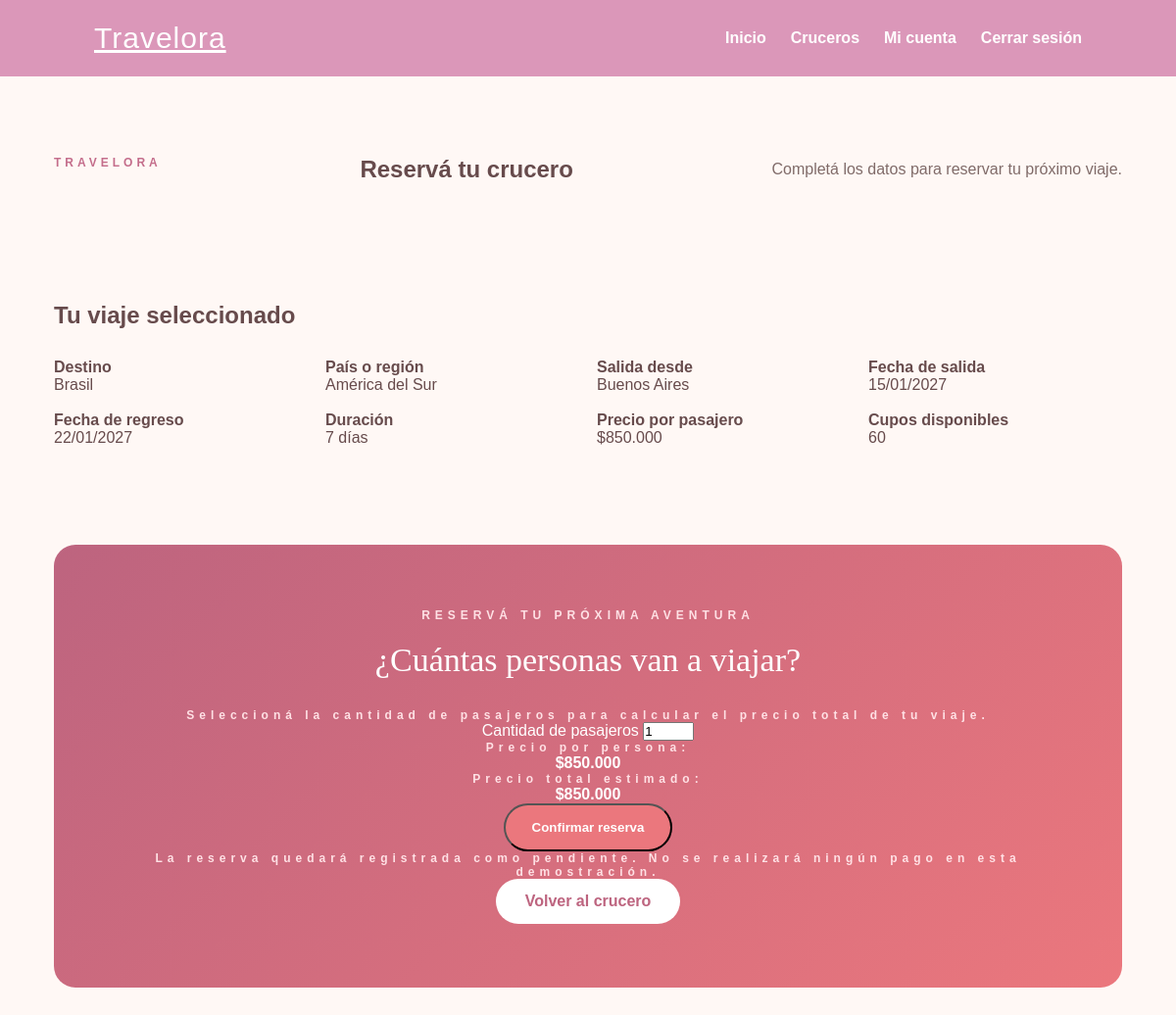
Screenshot of /Travelora/reservar.php?id=2 (signed in) with the database file from the repository.
### tables this page shows
CREATE TABLE `cruceros` (
  `id` int(11) NOT NULL,
  `destino` varchar(100) NOT NULL,
  `pais` varchar(100) NOT NULL,
  `fecha_salida` date NOT NULL,
  `fecha_regreso` date NOT NULL,
  `duracion` int(11) NOT NULL,
  `precio` decimal(10,2) NOT NULL,
  `descripcion` text DEFAULT NULL,
  `cupos` int(11) NOT NULL DEFAULT 50
);

### Travelora/reservar.php (the view, shortened to what this page needs)
<?php
require_once "conexion.php";
$idCrucero = $_SERVER["REQUEST_METHOD"] === "POST"
    ? filter_input(INPUT_POST, "crucero_id", FILTER_VALIDATE_INT)
    : filter_input(INPUT_GET, "id", FILTER_VALIDATE_INT);
$consulta = $conexion->prepare(
    "SELECT * FROM cruceros WHERE id = :id"
);
$consulta->execute([
    ":id" => $idCrucero
]);
$crucero = $consulta->fetch(PDO::FETCH_ASSOC);
$salida = date("d/m/Y", strtotime($crucero["fecha_salida"]));
$regreso = date("d/m/Y", strtotime($crucero["fecha_regreso"]));
?>
<!DOCTYPE html>
<html lang="es">
<head>
    <link rel="stylesheet" href="style.css?v=15">
</head>
<body class="info-destino-page">
    <nav class="navbar">
        <a href="index.php" class="logo">Travelora</a>
        <div class="menu">
            <a href="index.php">Inicio</a>
            <a href="destinos.php">Cruceros</a>
            <a href="panel.php">Mi cuenta</a>
            <a href="cerrar_sesion.php">Cerrar sesión</a>
        </div>
    </nav>
    <main class="info-contenedor">
        <section class="info-presentacion">
            <span class="info-etiqueta">TRAVELORA</span>
            <h1>Reservá tu crucero</h1>
            <p class="info-descripcion">
                Completá los datos para reservar tu próximo viaje.
            </p>
        </section>
        <section class="info-datos">
            <h2 class="info-titulo-seccion">
                Tu viaje seleccionado
            </h2>
            <div class="info-datos-grid">
                <div>
                    <strong>Destino</strong>
                    <p><?php echo htmlspecialchars($crucero["destino"]); ?></p>
                </div>
                <div>
                    <strong>País o región</strong>
                    <p><?php echo htmlspecialchars($crucero["pais"]); ?></p>
                </div>
                <div>
                    <strong>Salida desde</strong>
                    <p>Buenos Aires</p>
                </div>
                <div>
                    <strong>Fecha de salida</strong>
                    <p><?php echo $salida; ?></p>
                </div>
                <div>
                    <strong>Fecha de regreso</strong>
                    <p><?php echo $regreso; ?></p>
                </div>
                <div>
                    <strong>Duración</strong>
                    <p><?php echo $crucero["duracion"]; ?> días</p>
                </div>
                <div>
                    <strong>Precio por pasajero</strong>
                    <p>$<?php echo number_format($crucero["precio"], 0, ",", "."); ?></p>
                </div>
                <div>
                    <strong>Cupos disponibles</strong>
                    <p><?php echo $crucero["cupos"]; ?></p>
                </div>
            </div>
        </section>
<section class="info-final">
    <p>RESERVÁ TU PRÓXIMA AVENTURA</p>
    <h2>¿Cuántas personas van a viajar?</h2>
    <p>
        Seleccioná la cantidad de pasajeros para calcular
        el precio total de tu viaje.
    </p>
    <form action="reservar.php" method="POST">
        <label for="pasajeros">
            Cantidad de pasajeros
        </label>
        <input
            type="number"
            id="pasajeros"
            name="pasajeros"
            min="1"
            max="<?php echo $crucero["cupos"]; ?>"
            value="1"
            required
            oninput="calcularTotal()"
        >
        <div>
            <p>Precio por persona:</p>
            <strong>
                $<?php echo number_format($crucero["precio"], 0, ",", "."); ?>
            </strong>
        </div>
        <div>
            <p>Precio total estimado:</p>
            <strong id="precio-total">
                $<?php echo number_format($crucero["precio"], 0, ",", "."); ?>
            </strong>
        </div>
        <button type="submit" class="boton-principal">
            Confirmar reserva
        </button>
    </form>
    <p>
        La reserva quedará registrada como pendiente.
        No se realizará ningún pago en esta demostración.
    </p>
    <a href="info_destino.php?id=<?php echo $crucero["id"]; ?>">
        Volver al crucero
    </a>
</section>

### Travelora/style.css (style rules this page uses)
* { margin: 0; padding: 0; box-sizing: border-box; }
html { scroll-behavior: smooth; }
body { font-family: Arial, sans-serif; background-color: #fff8f5; color: #674b4c; }
.navbar { display: flex; justify-content: space-between; align-items: center; padding: 22px 8%; background-color: #db97b9; }
.logo { font-size: 30px; color: #ffffff; letter-spacing: 1px; }
.menu { display: flex; align-items: center; gap: 25px; }
.menu a { text-decoration: none; color: #ffffff; font-weight: bold; transition: 0.3s; }
.boton-principal { display: inline-block; background-color: #eb777d; color: white; padding: 15px 27px; border-radius: 30px; text-decoration: none; font-weight: bold; transition: 0.3s; }
button, .boton-accion { transition: 0.3s; }
.info-destino-page { background-color: #fff8f5; color: #674b4c; }
.info-contenedor { max-width: 1050px; margin: 60px auto; padding: 0 25px; }
.info-etiqueta { color: #eb777d; font-size: 13px; font-weight: bold; letter-spacing: 3px; }
.info-descripcion { font-size: 17px; line-height: 1.8; color: #806b69; }
.info-destino-page { background: #fff8f5; color: #674b4c; }
.info-destino-page .info-contenedor { max-width: 1150px; margin: 0 auto; padding: 80px 30px; }
.info-presentacion { display: flex; align-items: center; justify-content: space-between; gap: 40px; padding-bottom: 75px; }
.info-destino-page .info-etiqueta { color: #c46d8b; font-size: 12px; font-weight: bold; letter-spacing: 4px; margin-bottom: 15px; }
.info-destino-page .info-descripcion { color: #806b69; font-size: 16px; line-height: 1.9; }
.info-datos, .info-galeria-seccion, .info-experiencias { margin-top: 45px; margin-bottom: 85px; }
.info-titulo-seccion { margin-bottom: 30px; }
.info-datos-grid { display: grid; grid-template-columns: repeat(4, 1fr); gap: 18px; }
.info-final { background: linear-gradient(135deg, #bd647f, #eb777d); border-radius: 22px; padding: 65px 30px; text-align: center; color: white; margin-top: 100px; }
.info-final p { font-size: 12px; font-weight: bold; letter-spacing: 5px; color: #ffe1e5; }
.info-final h2 { font-family: Georgia, serif; font-size: 34px; font-weight: normal; margin: 20px 0 30px; }
.info-final a { display: inline-block; padding: 14px 30px; background: white; color: #bd647f; border-radius: 30px; text-decoration: none; font-weight: bold; transition: 0.3s; }
body { overflow-x: hidden; }

### rows the page displays
cruceros: destino "Brasil", pais "América del Sur", fecha_salida "15/01/2027", fecha_regreso "22/01/2027", duracion "7", precio "850.000", cupos "60"
